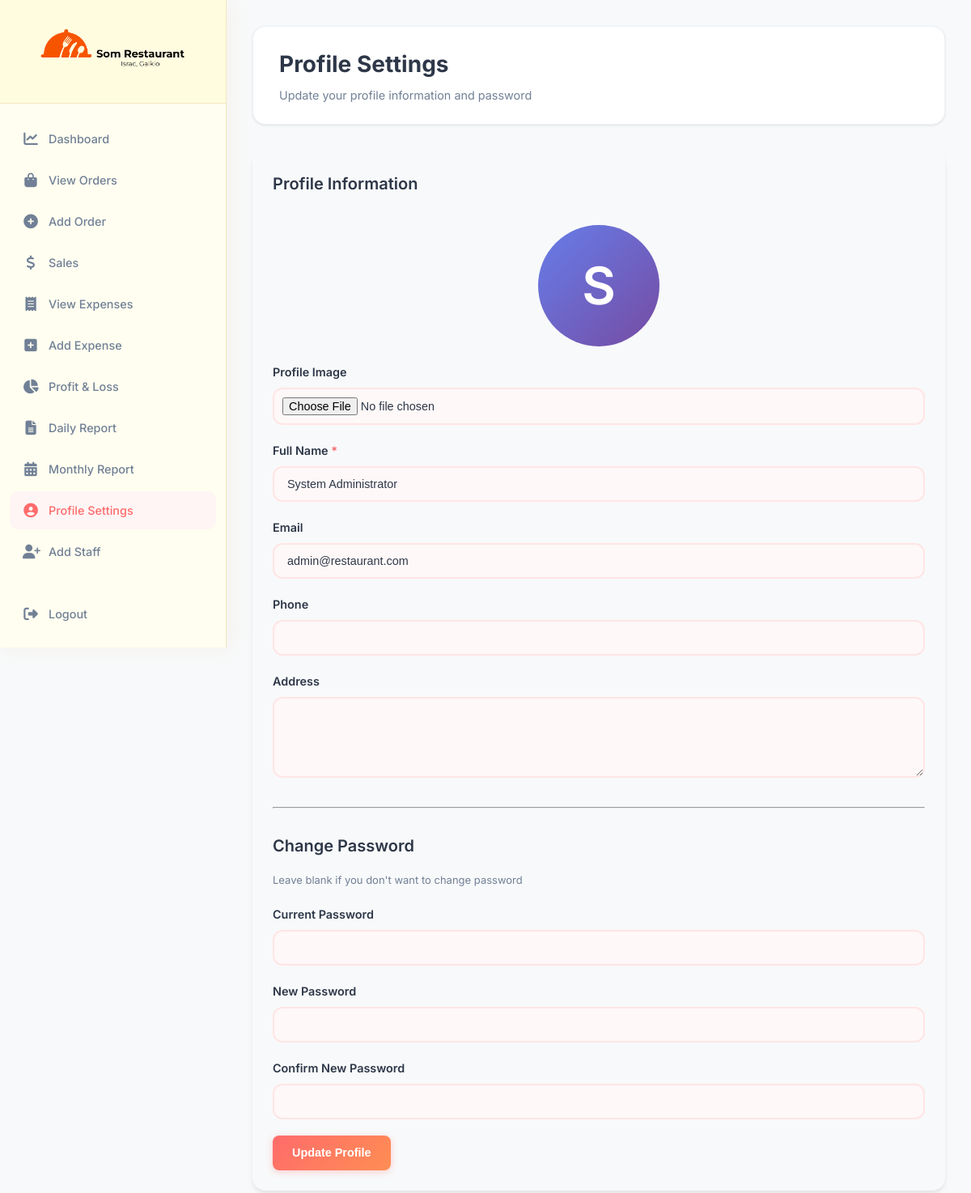
The app's page /profile.php (signed in) with its own data.
### tables this page shows
CREATE TABLE IF NOT EXISTS users (
    id INT AUTO_INCREMENT PRIMARY KEY,
    username VARCHAR(50) NOT NULL UNIQUE,
    password VARCHAR(255) NOT NULL,
    full_name VARCHAR(100) NOT NULL,
    email VARCHAR(100),
    created_at TIMESTAMP DEFAULT CURRENT_TIMESTAMP,
    INDEX idx_username (username)
);

### profile.php (the view, shortened to what this page needs)
<?php
require_once 'config.php';
$sql = "SELECT * FROM users WHERE id = ?";
$stmt = $conn->prepare($sql);
$stmt->bind_param("i", $_SESSION['user_id']);
$stmt->execute();
$user = $stmt->get_result()->fetch_assoc();
?>
<!DOCTYPE html>
<html lang="en">
<head>
    <link rel="stylesheet" href="assets/css/style.css">
    <link rel="stylesheet" href="assets/css/forms-custom.css">
</head>
<body>
    <div class="wrapper">
        <?php include 'includes/sidebar.php'; ?>
        <div class="main-content">
            <div class="page-header">
                <div>
                    <h1>Profile Settings</h1>
                    <p>Update your profile information and password</p>
                </div>
            </div>
            <div class="card">
                <div class="card-header">
                    <h3>Profile Information</h3>
                </div>
                <form method="POST" enctype="multipart/form-data">
                    <div style="text-align: center; margin: 20px 0;">
                        <?php if (!empty($user['profile_image']) && file_exists($user['profile_image'])): ?>
                            <img src="<?php echo $user['profile_image']; ?>" alt="Profile" id="profilePreview" style="width: 150px; height: 150px; border-radius: 50%; object-fit: cover; border: 3px solid var(--border-color);">
                        <?php else: ?>
                            <div id="profilePreview" style="width: 150px; height: 150px; border-radius: 50%; background: linear-gradient(135deg, #667eea 0%, #764ba2 100%); display: inline-flex; align-items: center; justify-content: center; color: white; font-size: 4rem; font-weight: 600;">
                                <?php echo strtoupper(substr($user['full_name'], 0, 1)); ?>
                            </div>
                        <?php endif; ?>
                    </div>
                    <div class="form-group">
                        <label for="profile_image">Profile Image</label>
                        <input type="file" id="profile_image" name="profile_image" class="form-control" accept="image/*" onchange="previewProfileImage(event)">
                    </div>
                    <div class="form-group">
                        <label for="full_name" class="required">Full Name</label>
                        <input type="text" id="full_name" name="full_name" class="form-control" required value="<?php echo htmlspecialchars($user['full_name']); ?>">
                    </div>
                    <div class="form-group">
                        <label for="email">Email</label>
                        <input type="email" id="email" name="email" class="form-control" value="<?php echo htmlspecialchars($user['email']); ?>">
                    </div>
                    <div class="form-group">
                        <label for="phone">Phone</label>
                        <input type="text" id="phone" name="phone" class="form-control" value="<?php echo htmlspecialchars($user['phone']); ?>">
                    </div>
                    <div class="form-group">
                        <label for="address">Address</label>
                        <textarea id="address" name="address" class="form-control"><?php echo htmlspecialchars($user['address']); ?></textarea>
                    </div>
                    <hr style="margin: 30px 0;">
                    <h3>Change Password</h3>
                    <p style="color: var(--text-secondary); margin-bottom: 20px;">Leave blank if you don't want to change password</p>
                    <div class="form-group">
                        <label for="current_password">Current Password</label>
                        <input type="password" id="current_password" name="current_password" class="form-control">
                    </div>
                    <div class="form-group">
                        <label for="new_password">New Password</label>
                        <input type="password" id="new_password" name="new_password" class="form-control">
                    </div>
                    <div class="form-group">
                        <label for="confirm_password">Confirm New Password</label>
                        <input type="password" id="confirm_password" name="confirm_password" class="form-control">
                    </div>
                    <button type="submit" class="btn btn-primary">Update Profile</button>
                </form>
            </div>
        </div>
    </div>
</body>
</html>

### assets/css/style.css (style rules this page uses)
:root { --primary-color: #FF6B6B; --secondary-color: #4ECDC4; --accent-color: #FFE66D; --bg-primary: #F8F9FA; --bg-secondary: #FFFFFF; --bg-sidebar: #FFFFFF; --text-primary: #2D3748; --text-secondary: #718096; --text-light: #A0AEC0; --border-color: #E2E8F0; --border-light: #EDF2F7; --success: #48BB78; --error: #F56565; --warning: #ED8936; --info: #4299E1; --shadow-sm: 0 1px 3px 0 rgba(0, 0, 0, 0.1); --shadow-md: 0 4px 6px -1px rgba(0, 0, 0, 0.1); --shadow-lg: 0 10px 15px -3px rgba(0, 0, 0, 0.1); --radius-sm: 6px; --radius-md: 10px; --radius-lg: 16px; --radius-full: 50%; }
* { margin: 0; padding: 0; box-sizing: border-box; }
body { font-family: 'Inter', -apple-system, BlinkMacSystemFont, 'Segoe UI', sans-serif; background: var(--bg-primary); color: var(--text-primary); line-height: 1.6; min-height: 100vh; font-size: 13px; }
h1, h2, h3, h4, h5, h6 { color: var(--text-primary); margin-bottom: 1rem; font-weight: 600; }
h1 { font-size: 2rem; }
h3 { font-size: 1.25rem; }
.wrapper { display: flex; min-height: 100vh; }
.main-content { flex: 1; margin-left: 280px; padding: 32px; background: var(--bg-primary); }
.page-header { background: var(--bg-secondary); color: var(--text-primary); padding: 24px 32px; border-radius: var(--radius-lg); margin-bottom: 32px; box-shadow: var(--shadow-sm); border: 1px solid var(--border-light); display: flex; justify-content: space-between; align-items: center; }
.page-header h1 { color: var(--text-primary); margin: 0; font-size: 1.75rem; font-weight: 700; }
.page-header p { color: var(--text-secondary); margin: 4px 0 0 0; font-size: 0.9rem; }
.card { background: var(--white); border-radius: var(--radius-lg); padding: 25px; margin-bottom: 25px; box-shadow: var(--shadow-md); transition: transform 0.3s ease, box-shadow 0.3s ease; }
.card-header { border-bottom: 2px solid var(--light-gray); padding-bottom: 15px; margin-bottom: 20px; }
.card-header h3 { margin: 0; color: var(--primary-red); }
.form-group { margin-bottom: 20px; }
.form-group label { display: block; margin-bottom: 8px; color: var(--dark-gray); font-weight: 500; }
.form-group label.required::after { content: " *"; color: var(--error); }
.form-control { width: 100%; padding: 12px 15px; border: 2px solid var(--light-gray); border-radius: var(--radius-md); font-size: 1rem; transition: border-color 0.3s ease; }
textarea.form-control { resize: vertical; min-height: 100px; }
.btn { display: inline-block; padding: 12px 25px; border: none; border-radius: var(--radius-md); font-size: 1rem; font-weight: 500; cursor: pointer; text-decoration: none; transition: all 0.3s ease; text-align: center; }
.btn-primary { background: linear-gradient(135deg, var(--primary-orange) 0%, var(--primary-red) 100%); color: var(--white); }

### assets/css/forms-custom.css (style rules this page uses)
a.btn, button.btn, input.btn, .btn { display: inline-block !important; padding: 11px 24px !important; border: none !important; border-radius: 8px !important; font-size: 0.9rem !important; font-weight: 600 !important; cursor: pointer !important; text-decoration: none !important; transition: all 0.3s ease !important; text-align: center !important; line-height: 1.5 !important; }
a.btn-primary, button.btn-primary, input.btn-primary, .btn-primary { background: linear-gradient(135deg, #FF6B6B 0%, #FF8E53 100%) !important; color: white !important; box-shadow: 0 2px 8px rgba(255, 107, 107, 0.3) !important; border: none !important; }
.form-control { width: 100%; padding: 12px 16px; border: 2px solid #FFE5E5; border-radius: 12px; font-size: 0.9rem; background: #FFF8F8; transition: all 0.3s ease; color: var(--text-primary); }
textarea.form-control { resize: vertical; min-height: 100px; }
input[type="file"].form-control { padding: 10px; cursor: pointer; }
.form-group label { display: block; margin-bottom: 8px; color: var(--text-primary); font-weight: 600; font-size: 0.9rem; }
.form-group label.required::after { content: " *"; color: #F56565; }
.form-group { margin-bottom: 20px; }

### records on screen
users: full_name "S", full_name "System Administrator", email "admin@restaurant.com"
